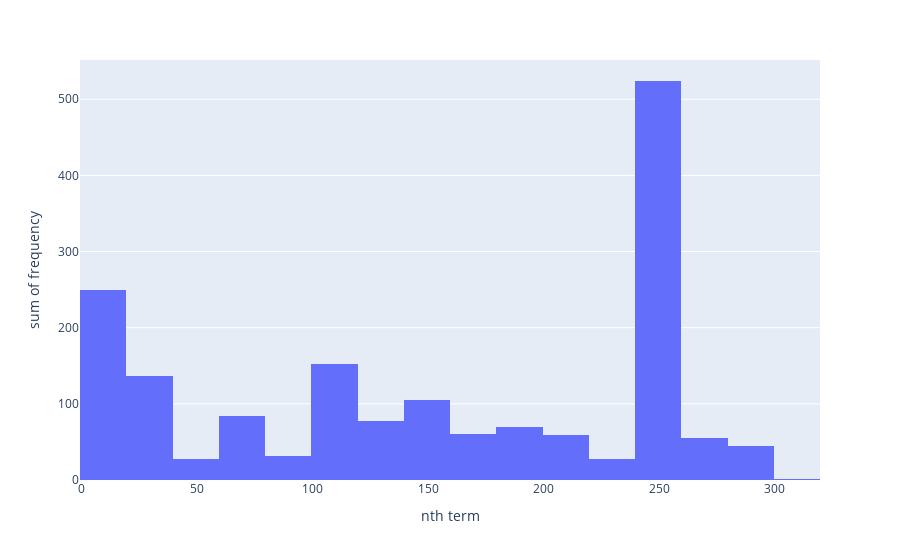

Notebook code for this chart:
### Markdown cell above
### >>> **Exercise 14 (take home):** 
The chart above only contains 300 vocabulary in the documents, and it's already computationally intensive to both compute and visualize. Can you efficiently reduce the number of terms you want to visualize as an exercise.

### Code cell
# Answer here
fig = px.histogram(x=range(1,301),y=term_frequencies[:300],labels={'x':'nth term','y':'frequency'})
fig.show()

### Figure 1 — Plotly figure (JSON) as saved in the notebook; plotly's stock layout.template omitted (floating-point values rounded to 4 significant figures; data arrays with more than 128 entries replaced by an {"elided": "..."} marker saying what was removed)
{"data": [{"alignmentgroup": "True", "bingroup": "x", "histfunc": "sum", "hovertemplate": "nth term=%{x}<br>sum of frequency=%{y}<extra></extra>", "legendgroup": "", "marker": {"color": "#636efa", "pattern": {"shape": ""}}, "name": "", "offsetgroup": "", "orientation": "v", "showlegend": false, "type": "histogram", "x": {"elided": "300 int values"}, "xaxis": "x", "y": {"elided": "300 int values"}, "yaxis": "y"}], "layout": {"autosize": true, "barmode": "relative", "legend": {"tracegroupgap": 0}, "margin": {"t": 60}, "xaxis": {"anchor": "y", "autorange": true, "domain": [0, 1], "range": [-0.5, 319.5], "title": {"text": "nth term"}, "type": "linear"}, "yaxis": {"anchor": "x", "autorange": true, "domain": [0, 1], "range": [0, 551.6], "title": {"text": "sum of frequency"}, "type": "linear"}}}
